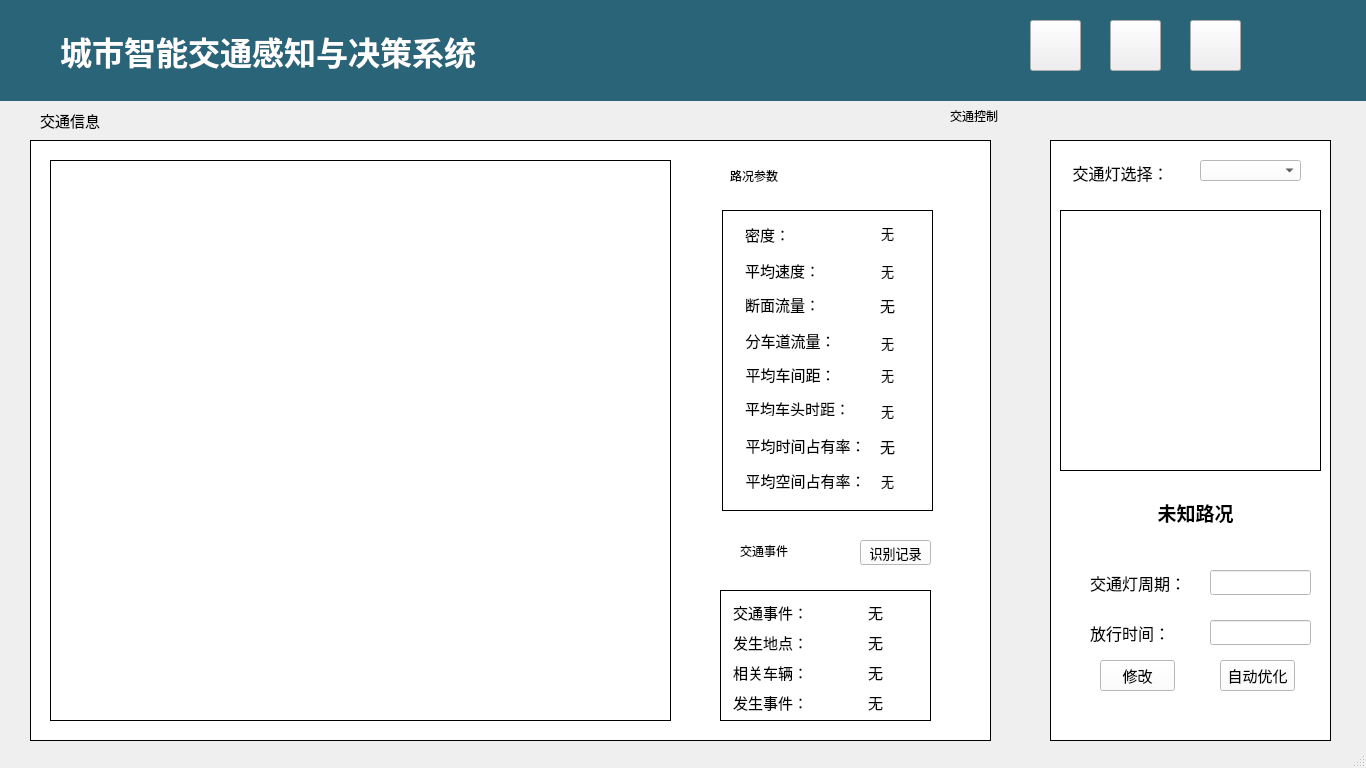
<?xml version="1.0" encoding="UTF-8"?>
<ui version="4.0">
 <class>CITClass</class>
 <widget class="QMainWindow" name="CITClass">
  <property name="geometry">
   <rect>
    <x>0</x>
    <y>0</y>
    <width>1366</width>
    <height>768</height>
   </rect>
  </property>
  <property name="windowTitle">
   <string>CIT</string>
  </property>
  <widget class="QWidget" name="centralWidget">
   <widget class="QTableView" name="tableView">
    <property name="geometry">
     <rect>
      <x>0</x>
      <y>0</y>
      <width>1441</width>
      <height>101</height>
     </rect>
    </property>
    <property name="styleSheet">
     <string notr="true">background-color: rgb(18, 150, 219);
background-color: rgb(41, 100, 120);</string>
    </property>
    <property name="frameShape">
     <enum>QFrame::NoFrame</enum>
    </property>
    <property name="frameShadow">
     <enum>QFrame::Plain</enum>
    </property>
    <property name="gridStyle">
     <enum>Qt::NoPen</enum>
    </property>
   </widget>
   <widget class="QLabel" name="label_11">
    <property name="geometry">
     <rect>
      <x>950</x>
      <y>100</y>
      <width>141</width>
      <height>31</height>
     </rect>
    </property>
    <property name="text">
     <string>交通控制</string>
    </property>
   </widget>
   <widget class="QLabel" name="theme_Label">
    <property name="geometry">
     <rect>
      <x>60</x>
      <y>10</y>
      <width>441</width>
      <height>81</height>
     </rect>
    </property>
    <property name="font">
     <font>
      <family>微软雅黑</family>
      <pointsize>24</pointsize>
      <weight>75</weight>
      <italic>false</italic>
      <bold>true</bold>
     </font>
    </property>
    <property name="styleSheet">
     <string notr="true">color: rgb(255, 255, 255);</string>
    </property>
    <property name="text">
     <string>城市智能交通感知与决策系统</string>
    </property>
    <property name="alignment">
     <set>Qt::AlignLeading|Qt::AlignLeft|Qt::AlignVCenter</set>
    </property>
   </widget>
   <widget class="QPushButton" name="pushButton_setting">
    <property name="geometry">
     <rect>
      <x>1030</x>
      <y>20</y>
      <width>51</width>
      <height>51</height>
     </rect>
    </property>
    <property name="styleSheet">
     <string notr="true">border-image: url(:/CIT/Resources/setting.png);</string>
    </property>
    <property name="text">
     <string/>
    </property>
   </widget>
   <widget class="QPushButton" name="pushButton_ghost">
    <property name="geometry">
     <rect>
      <x>1110</x>
      <y>20</y>
      <width>51</width>
      <height>51</height>
     </rect>
    </property>
    <property name="styleSheet">
     <string notr="true">border-image: url(:/CIT/Resources/people.png);</string>
    </property>
    <property name="text">
     <string/>
    </property>
   </widget>
   <widget class="QPushButton" name="pushButton_exit">
    <property name="geometry">
     <rect>
      <x>1190</x>
      <y>20</y>
      <width>51</width>
      <height>51</height>
     </rect>
    </property>
    <property name="styleSheet">
     <string notr="true">border-image: url(:/CIT/Resources/exit.png);</string>
    </property>
    <property name="text">
     <string/>
    </property>
   </widget>
   <widget class="QFrame" name="frame_2">
    <property name="geometry">
     <rect>
      <x>1050</x>
      <y>140</y>
      <width>281</width>
      <height>601</height>
     </rect>
    </property>
    <property name="styleSheet">
     <string notr="true">background-color: rgb(255, 255, 255);</string>
    </property>
    <property name="frameShape">
     <enum>QFrame::StyledPanel</enum>
    </property>
    <property name="frameShadow">
     <enum>QFrame::Raised</enum>
    </property>
    <widget class="QPushButton" name="pushButton_save">
     <property name="geometry">
      <rect>
       <x>50</x>
       <y>520</y>
       <width>75</width>
       <height>31</height>
      </rect>
     </property>
     <property name="font">
      <font>
       <family>黑体</family>
       <pointsize>11</pointsize>
      </font>
     </property>
     <property name="text">
      <string>修改</string>
     </property>
    </widget>
    <widget class="QPushButton" name="pushButton_auto">
     <property name="geometry">
      <rect>
       <x>170</x>
       <y>520</y>
       <width>75</width>
       <height>31</height>
      </rect>
     </property>
     <property name="font">
      <font>
       <family>黑体</family>
       <pointsize>11</pointsize>
      </font>
     </property>
     <property name="text">
      <string>自动优化</string>
     </property>
    </widget>
    <widget class="QLineEdit" name="lineEdit_period">
     <property name="geometry">
      <rect>
       <x>160</x>
       <y>430</y>
       <width>101</width>
       <height>25</height>
      </rect>
     </property>
     <property name="font">
      <font>
       <family>黑体</family>
       <pointsize>11</pointsize>
      </font>
     </property>
    </widget>
    <widget class="QLineEdit" name="lineEdit_time">
     <property name="geometry">
      <rect>
       <x>160</x>
       <y>480</y>
       <width>101</width>
       <height>25</height>
      </rect>
     </property>
     <property name="font">
      <font>
       <family>黑体</family>
       <pointsize>11</pointsize>
      </font>
     </property>
    </widget>
    <widget class="QLabel" name="label_5">
     <property name="geometry">
      <rect>
       <x>0</x>
       <y>0</y>
       <width>281</width>
       <height>601</height>
      </rect>
     </property>
     <property name="frameShape">
      <enum>QFrame::Box</enum>
     </property>
     <property name="text">
      <string/>
     </property>
    </widget>
    <widget class="QLabel" name="label_12">
     <property name="geometry">
      <rect>
       <x>40</x>
       <y>430</y>
       <width>91</width>
       <height>25</height>
      </rect>
     </property>
     <property name="font">
      <font>
       <family>黑体</family>
       <pointsize>12</pointsize>
      </font>
     </property>
     <property name="text">
      <string>交通灯周期：</string>
     </property>
    </widget>
    <widget class="QLabel" name="label_13">
     <property name="geometry">
      <rect>
       <x>40</x>
       <y>480</y>
       <width>81</width>
       <height>25</height>
      </rect>
     </property>
     <property name="font">
      <font>
       <family>黑体</family>
       <pointsize>12</pointsize>
      </font>
     </property>
     <property name="text">
      <string>放行时间：</string>
     </property>
    </widget>
    <widget class="QLabel" name="Label_3_35">
     <property name="geometry">
      <rect>
       <x>20</x>
       <y>20</y>
       <width>101</width>
       <height>25</height>
      </rect>
     </property>
     <property name="font">
      <font>
       <family>黑体</family>
       <pointsize>12</pointsize>
       <weight>50</weight>
       <italic>false</italic>
       <bold>false</bold>
      </font>
     </property>
     <property name="text">
      <string>交通灯选择：</string>
     </property>
     <property name="alignment">
      <set>Qt::AlignCenter</set>
     </property>
    </widget>
    <widget class="QComboBox" name="comboBox_light">
     <property name="geometry">
      <rect>
       <x>150</x>
       <y>20</y>
       <width>101</width>
       <height>21</height>
      </rect>
     </property>
     <property name="font">
      <font>
       <family>黑体</family>
       <pointsize>11</pointsize>
      </font>
     </property>
     <property name="editable">
      <bool>false</bool>
     </property>
     <property name="currentText">
      <string/>
     </property>
     <property name="currentIndex">
      <number>-1</number>
     </property>
    </widget>
    <widget class="QLabel" name="label_16">
     <property name="geometry">
      <rect>
       <x>10</x>
       <y>70</y>
       <width>261</width>
       <height>261</height>
      </rect>
     </property>
     <property name="autoFillBackground">
      <bool>false</bool>
     </property>
     <property name="styleSheet">
      <string notr="true">border-color: rgb(170, 255, 255);</string>
     </property>
     <property name="frameShape">
      <enum>QFrame::Box</enum>
     </property>
     <property name="text">
      <string/>
     </property>
    </widget>
    <widget class="QLabel" name="label_camera_2">
     <property name="geometry">
      <rect>
       <x>20</x>
       <y>80</y>
       <width>241</width>
       <height>241</height>
      </rect>
     </property>
     <property name="styleSheet">
      <string notr="true">image: url(:/CIT/Resources/test.png);</string>
     </property>
     <property name="text">
      <string/>
     </property>
    </widget>
    <widget class="QLabel" name="Label_3_34">
     <property name="geometry">
      <rect>
       <x>90</x>
       <y>360</y>
       <width>111</width>
       <height>25</height>
      </rect>
     </property>
     <property name="font">
      <font>
       <family>微软雅黑</family>
       <pointsize>14</pointsize>
       <weight>75</weight>
       <italic>false</italic>
       <bold>true</bold>
      </font>
     </property>
     <property name="text">
      <string>未知路况</string>
     </property>
     <property name="alignment">
      <set>Qt::AlignCenter</set>
     </property>
    </widget>
    <zorder>label_5</zorder>
    <zorder>label_12</zorder>
    <zorder>comboBox_light</zorder>
    <zorder>Label_3_35</zorder>
    <zorder>lineEdit_time</zorder>
    <zorder>pushButton_auto</zorder>
    <zorder>pushButton_save</zorder>
    <zorder>label_13</zorder>
    <zorder>lineEdit_period</zorder>
    <zorder>label_16</zorder>
    <zorder>label_camera_2</zorder>
    <zorder>Label_3_34</zorder>
   </widget>
   <widget class="QFrame" name="frame1_2">
    <property name="geometry">
     <rect>
      <x>30</x>
      <y>140</y>
      <width>961</width>
      <height>601</height>
     </rect>
    </property>
    <property name="styleSheet">
     <string notr="true">background-color: rgb(255, 255, 255);</string>
    </property>
    <property name="frameShape">
     <enum>QFrame::StyledPanel</enum>
    </property>
    <property name="frameShadow">
     <enum>QFrame::Raised</enum>
    </property>
    <widget class="QLabel" name="label_18">
     <property name="geometry">
      <rect>
       <x>0</x>
       <y>0</y>
       <width>961</width>
       <height>601</height>
      </rect>
     </property>
     <property name="autoFillBackground">
      <bool>false</bool>
     </property>
     <property name="styleSheet">
      <string notr="true">border-color: rgb(170, 255, 255);</string>
     </property>
     <property name="frameShape">
      <enum>QFrame::Box</enum>
     </property>
     <property name="text">
      <string/>
     </property>
    </widget>
    <widget class="QLabel" name="label_road">
     <property name="geometry">
      <rect>
       <x>40</x>
       <y>40</y>
       <width>581</width>
       <height>521</height>
      </rect>
     </property>
     <property name="styleSheet">
      <string notr="true">border-image: url(:/CIT/Resources/roadpic.png);</string>
     </property>
     <property name="text">
      <string/>
     </property>
    </widget>
    <widget class="QLabel" name="label_19">
     <property name="geometry">
      <rect>
       <x>20</x>
       <y>20</y>
       <width>621</width>
       <height>561</height>
      </rect>
     </property>
     <property name="autoFillBackground">
      <bool>false</bool>
     </property>
     <property name="styleSheet">
      <string notr="true">border-color: rgb(170, 255, 255);</string>
     </property>
     <property name="frameShape">
      <enum>QFrame::Box</enum>
     </property>
     <property name="text">
      <string/>
     </property>
    </widget>
    <widget class="QLabel" name="Label_3_15">
     <property name="geometry">
      <rect>
       <x>710</x>
       <y>330</y>
       <width>131</width>
       <height>21</height>
      </rect>
     </property>
     <property name="font">
      <font>
       <family>黑体</family>
       <pointsize>11</pointsize>
       <weight>50</weight>
       <italic>false</italic>
       <bold>false</bold>
      </font>
     </property>
     <property name="text">
      <string>平均空间占有率：</string>
     </property>
     <property name="alignment">
      <set>Qt::AlignCenter</set>
     </property>
    </widget>
    <widget class="QLabel" name="Label_3_11">
     <property name="geometry">
      <rect>
       <x>702</x>
       <y>84</y>
       <width>71</width>
       <height>21</height>
      </rect>
     </property>
     <property name="font">
      <font>
       <family>黑体</family>
       <pointsize>11</pointsize>
       <weight>50</weight>
       <italic>false</italic>
       <bold>false</bold>
      </font>
     </property>
     <property name="text">
      <string>密度：</string>
     </property>
     <property name="alignment">
      <set>Qt::AlignCenter</set>
     </property>
    </widget>
    <widget class="QLabel" name="Label_3_3">
     <property name="geometry">
      <rect>
       <x>710</x>
       <y>190</y>
       <width>101</width>
       <height>21</height>
      </rect>
     </property>
     <property name="font">
      <font>
       <family>黑体</family>
       <pointsize>11</pointsize>
       <weight>50</weight>
       <italic>false</italic>
       <bold>false</bold>
      </font>
     </property>
     <property name="text">
      <string>分车道流量：</string>
     </property>
     <property name="alignment">
      <set>Qt::AlignCenter</set>
     </property>
    </widget>
    <widget class="QLabel" name="Label_3_5">
     <property name="geometry">
      <rect>
       <x>710</x>
       <y>290</y>
       <width>131</width>
       <height>31</height>
      </rect>
     </property>
     <property name="font">
      <font>
       <family>黑体</family>
       <pointsize>11</pointsize>
       <weight>50</weight>
       <italic>false</italic>
       <bold>false</bold>
      </font>
     </property>
     <property name="text">
      <string>平均时间占有率：</string>
     </property>
     <property name="alignment">
      <set>Qt::AlignCenter</set>
     </property>
    </widget>
    <widget class="QLabel" name="Label_3_13">
     <property name="geometry">
      <rect>
       <x>712</x>
       <y>120</y>
       <width>81</width>
       <height>21</height>
      </rect>
     </property>
     <property name="font">
      <font>
       <family>黑体</family>
       <pointsize>11</pointsize>
       <weight>50</weight>
       <italic>false</italic>
       <bold>false</bold>
      </font>
     </property>
     <property name="text">
      <string>平均速度：</string>
     </property>
     <property name="alignment">
      <set>Qt::AlignCenter</set>
     </property>
    </widget>
    <widget class="QLabel" name="Label_3_9">
     <property name="geometry">
      <rect>
       <x>710</x>
       <y>219</y>
       <width>101</width>
       <height>31</height>
      </rect>
     </property>
     <property name="font">
      <font>
       <family>黑体</family>
       <pointsize>11</pointsize>
       <weight>50</weight>
       <italic>false</italic>
       <bold>false</bold>
      </font>
     </property>
     <property name="text">
      <string>平均车间距：</string>
     </property>
     <property name="alignment">
      <set>Qt::AlignCenter</set>
     </property>
    </widget>
    <widget class="QLabel" name="Label_3_7">
     <property name="geometry">
      <rect>
       <x>712</x>
       <y>260</y>
       <width>111</width>
       <height>16</height>
      </rect>
     </property>
     <property name="font">
      <font>
       <family>黑体</family>
       <pointsize>11</pointsize>
       <weight>50</weight>
       <italic>false</italic>
       <bold>false</bold>
      </font>
     </property>
     <property name="text">
      <string>平均车头时距：</string>
     </property>
     <property name="alignment">
      <set>Qt::AlignCenter</set>
     </property>
    </widget>
    <widget class="QLabel" name="Label_3_1">
     <property name="geometry">
      <rect>
       <x>712</x>
       <y>154</y>
       <width>81</width>
       <height>21</height>
      </rect>
     </property>
     <property name="font">
      <font>
       <family>黑体</family>
       <pointsize>11</pointsize>
       <weight>50</weight>
       <italic>false</italic>
       <bold>false</bold>
      </font>
     </property>
     <property name="text">
      <string>断面流量：</string>
     </property>
     <property name="alignment">
      <set>Qt::AlignCenter</set>
     </property>
    </widget>
    <widget class="QLabel" name="Label_W1_8">
     <property name="geometry">
      <rect>
       <x>822</x>
       <y>330</y>
       <width>71</width>
       <height>21</height>
      </rect>
     </property>
     <property name="font">
      <font>
       <family>黑体</family>
       <pointsize>10</pointsize>
       <weight>50</weight>
       <italic>false</italic>
       <bold>false</bold>
      </font>
     </property>
     <property name="text">
      <string>无</string>
     </property>
     <property name="alignment">
      <set>Qt::AlignCenter</set>
     </property>
    </widget>
    <widget class="QLabel" name="Label_W1_2">
     <property name="geometry">
      <rect>
       <x>822</x>
       <y>115</y>
       <width>71</width>
       <height>31</height>
      </rect>
     </property>
     <property name="font">
      <font>
       <family>黑体</family>
       <pointsize>10</pointsize>
       <weight>50</weight>
       <italic>false</italic>
       <bold>false</bold>
      </font>
     </property>
     <property name="text">
      <string>无</string>
     </property>
     <property name="alignment">
      <set>Qt::AlignCenter</set>
     </property>
    </widget>
    <widget class="QLabel" name="Label_W1_6">
     <property name="geometry">
      <rect>
       <x>822</x>
       <y>260</y>
       <width>71</width>
       <height>21</height>
      </rect>
     </property>
     <property name="font">
      <font>
       <family>黑体</family>
       <pointsize>10</pointsize>
       <weight>50</weight>
       <italic>false</italic>
       <bold>false</bold>
      </font>
     </property>
     <property name="text">
      <string>无</string>
     </property>
     <property name="alignment">
      <set>Qt::AlignCenter</set>
     </property>
    </widget>
    <widget class="QLabel" name="Label_W1_7">
     <property name="geometry">
      <rect>
       <x>832</x>
       <y>296</y>
       <width>51</width>
       <height>20</height>
      </rect>
     </property>
     <property name="font">
      <font>
       <family>黑体</family>
       <pointsize>11</pointsize>
       <weight>50</weight>
       <italic>false</italic>
       <bold>false</bold>
      </font>
     </property>
     <property name="text">
      <string>无</string>
     </property>
     <property name="alignment">
      <set>Qt::AlignCenter</set>
     </property>
    </widget>
    <widget class="QLabel" name="Label_W1_1">
     <property name="geometry">
      <rect>
       <x>822</x>
       <y>80</y>
       <width>71</width>
       <height>25</height>
      </rect>
     </property>
     <property name="font">
      <font>
       <family>黑体</family>
       <pointsize>10</pointsize>
       <weight>50</weight>
       <italic>false</italic>
       <bold>false</bold>
      </font>
     </property>
     <property name="text">
      <string>无</string>
     </property>
     <property name="alignment">
      <set>Qt::AlignCenter</set>
     </property>
    </widget>
    <widget class="QLabel" name="Label_W1_5">
     <property name="geometry">
      <rect>
       <x>832</x>
       <y>224</y>
       <width>51</width>
       <height>21</height>
      </rect>
     </property>
     <property name="font">
      <font>
       <family>黑体</family>
       <pointsize>10</pointsize>
       <weight>50</weight>
       <italic>false</italic>
       <bold>false</bold>
      </font>
     </property>
     <property name="text">
      <string>无</string>
     </property>
     <property name="alignment">
      <set>Qt::AlignCenter</set>
     </property>
    </widget>
    <widget class="QLabel" name="Label_W1_4">
     <property name="geometry">
      <rect>
       <x>822</x>
       <y>190</y>
       <width>71</width>
       <height>25</height>
      </rect>
     </property>
     <property name="font">
      <font>
       <family>黑体</family>
       <pointsize>10</pointsize>
       <weight>50</weight>
       <italic>false</italic>
       <bold>false</bold>
      </font>
     </property>
     <property name="text">
      <string>无</string>
     </property>
     <property name="alignment">
      <set>Qt::AlignCenter</set>
     </property>
    </widget>
    <widget class="QLabel" name="Label_W1_3">
     <property name="geometry">
      <rect>
       <x>832</x>
       <y>155</y>
       <width>51</width>
       <height>21</height>
      </rect>
     </property>
     <property name="font">
      <font>
       <family>黑体</family>
       <pointsize>11</pointsize>
       <weight>50</weight>
       <italic>false</italic>
       <bold>false</bold>
      </font>
     </property>
     <property name="text">
      <string>无</string>
     </property>
     <property name="alignment">
      <set>Qt::AlignCenter</set>
     </property>
    </widget>
    <widget class="QLabel" name="Label_W2_4">
     <property name="geometry">
      <rect>
       <x>810</x>
       <y>550</y>
       <width>71</width>
       <height>25</height>
      </rect>
     </property>
     <property name="font">
      <font>
       <family>黑体</family>
       <pointsize>11</pointsize>
       <weight>50</weight>
       <italic>false</italic>
       <bold>false</bold>
      </font>
     </property>
     <property name="text">
      <string>无</string>
     </property>
     <property name="alignment">
      <set>Qt::AlignCenter</set>
     </property>
    </widget>
    <widget class="QLabel" name="Label_1_13">
     <property name="geometry">
      <rect>
       <x>700</x>
       <y>460</y>
       <width>81</width>
       <height>25</height>
      </rect>
     </property>
     <property name="font">
      <font>
       <family>黑体</family>
       <pointsize>11</pointsize>
       <weight>50</weight>
       <italic>false</italic>
       <bold>false</bold>
      </font>
     </property>
     <property name="text">
      <string>交通事件：</string>
     </property>
     <property name="alignment">
      <set>Qt::AlignCenter</set>
     </property>
    </widget>
    <widget class="QLabel" name="Label_1_19">
     <property name="geometry">
      <rect>
       <x>700</x>
       <y>520</y>
       <width>81</width>
       <height>25</height>
      </rect>
     </property>
     <property name="font">
      <font>
       <family>黑体</family>
       <pointsize>11</pointsize>
       <weight>50</weight>
       <italic>false</italic>
       <bold>false</bold>
      </font>
     </property>
     <property name="text">
      <string>相关车辆：</string>
     </property>
     <property name="alignment">
      <set>Qt::AlignCenter</set>
     </property>
    </widget>
    <widget class="QLabel" name="Label_W2_1">
     <property name="geometry">
      <rect>
       <x>810</x>
       <y>460</y>
       <width>71</width>
       <height>25</height>
      </rect>
     </property>
     <property name="font">
      <font>
       <family>黑体</family>
       <pointsize>11</pointsize>
       <weight>50</weight>
       <italic>false</italic>
       <bold>false</bold>
      </font>
     </property>
     <property name="text">
      <string>无</string>
     </property>
     <property name="alignment">
      <set>Qt::AlignCenter</set>
     </property>
    </widget>
    <widget class="QLabel" name="Label_W2_2">
     <property name="geometry">
      <rect>
       <x>810</x>
       <y>490</y>
       <width>71</width>
       <height>25</height>
      </rect>
     </property>
     <property name="font">
      <font>
       <family>黑体</family>
       <pointsize>11</pointsize>
       <weight>50</weight>
       <italic>false</italic>
       <bold>false</bold>
      </font>
     </property>
     <property name="text">
      <string>无</string>
     </property>
     <property name="alignment">
      <set>Qt::AlignCenter</set>
     </property>
    </widget>
    <widget class="QLabel" name="Label_1_15">
     <property name="geometry">
      <rect>
       <x>700</x>
       <y>490</y>
       <width>81</width>
       <height>25</height>
      </rect>
     </property>
     <property name="font">
      <font>
       <family>黑体</family>
       <pointsize>11</pointsize>
       <weight>50</weight>
       <italic>false</italic>
       <bold>false</bold>
      </font>
     </property>
     <property name="text">
      <string>发生地点：</string>
     </property>
     <property name="alignment">
      <set>Qt::AlignCenter</set>
     </property>
    </widget>
    <widget class="QLabel" name="Label_W2_3">
     <property name="geometry">
      <rect>
       <x>810</x>
       <y>520</y>
       <width>71</width>
       <height>25</height>
      </rect>
     </property>
     <property name="font">
      <font>
       <family>黑体</family>
       <pointsize>11</pointsize>
       <weight>50</weight>
       <italic>false</italic>
       <bold>false</bold>
      </font>
     </property>
     <property name="text">
      <string>无</string>
     </property>
     <property name="alignment">
      <set>Qt::AlignCenter</set>
     </property>
    </widget>
    <widget class="QLabel" name="Label_1_21">
     <property name="geometry">
      <rect>
       <x>700</x>
       <y>550</y>
       <width>81</width>
       <height>25</height>
      </rect>
     </property>
     <property name="font">
      <font>
       <family>黑体</family>
       <pointsize>11</pointsize>
       <weight>50</weight>
       <italic>false</italic>
       <bold>false</bold>
      </font>
     </property>
     <property name="text">
      <string>发生事件：</string>
     </property>
     <property name="alignment">
      <set>Qt::AlignCenter</set>
     </property>
    </widget>
    <widget class="QLabel" name="label_14">
     <property name="geometry">
      <rect>
       <x>700</x>
       <y>20</y>
       <width>141</width>
       <height>31</height>
      </rect>
     </property>
     <property name="text">
      <string>路况参数</string>
     </property>
    </widget>
    <widget class="QLabel" name="label_15">
     <property name="geometry">
      <rect>
       <x>710</x>
       <y>390</y>
       <width>141</width>
       <height>41</height>
      </rect>
     </property>
     <property name="text">
      <string>交通事件</string>
     </property>
    </widget>
    <widget class="QLabel" name="label_17">
     <property name="geometry">
      <rect>
       <x>692</x>
       <y>70</y>
       <width>211</width>
       <height>301</height>
      </rect>
     </property>
     <property name="autoFillBackground">
      <bool>false</bool>
     </property>
     <property name="styleSheet">
      <string notr="true">border-color: rgb(170, 255, 255);</string>
     </property>
     <property name="frameShape">
      <enum>QFrame::Box</enum>
     </property>
     <property name="text">
      <string/>
     </property>
    </widget>
    <widget class="QLabel" name="label_21">
     <property name="geometry">
      <rect>
       <x>690</x>
       <y>450</y>
       <width>211</width>
       <height>131</height>
      </rect>
     </property>
     <property name="autoFillBackground">
      <bool>false</bool>
     </property>
     <property name="styleSheet">
      <string notr="true">border-color: rgb(170, 255, 255);</string>
     </property>
     <property name="frameShape">
      <enum>QFrame::Box</enum>
     </property>
     <property name="text">
      <string/>
     </property>
    </widget>
    <widget class="QPushButton" name="pushButton_record">
     <property name="geometry">
      <rect>
       <x>830</x>
       <y>400</y>
       <width>71</width>
       <height>25</height>
      </rect>
     </property>
     <property name="font">
      <font>
       <family>黑体</family>
       <pointsize>10</pointsize>
      </font>
     </property>
     <property name="text">
      <string>识别记录</string>
     </property>
    </widget>
    <zorder>label_18</zorder>
    <zorder>label_19</zorder>
    <zorder>label_road</zorder>
    <zorder>label_14</zorder>
    <zorder>label_15</zorder>
    <zorder>label_17</zorder>
    <zorder>label_21</zorder>
    <zorder>Label_3_13</zorder>
    <zorder>Label_3_11</zorder>
    <zorder>Label_W1_7</zorder>
    <zorder>Label_3_1</zorder>
    <zorder>Label_3_7</zorder>
    <zorder>Label_3_3</zorder>
    <zorder>Label_W1_8</zorder>
    <zorder>Label_W1_4</zorder>
    <zorder>Label_W1_2</zorder>
    <zorder>Label_W1_5</zorder>
    <zorder>Label_3_5</zorder>
    <zorder>Label_3_15</zorder>
    <zorder>Label_W1_3</zorder>
    <zorder>Label_3_9</zorder>
    <zorder>Label_W1_6</zorder>
    <zorder>Label_W1_1</zorder>
    <zorder>Label_1_13</zorder>
    <zorder>Label_W2_2</zorder>
    <zorder>Label_1_21</zorder>
    <zorder>Label_W2_1</zorder>
    <zorder>Label_W2_3</zorder>
    <zorder>Label_1_15</zorder>
    <zorder>Label_1_19</zorder>
    <zorder>Label_W2_4</zorder>
    <zorder>pushButton_record</zorder>
   </widget>
   <widget class="QLabel" name="label_20">
    <property name="geometry">
     <rect>
      <x>40</x>
      <y>110</y>
      <width>131</width>
      <height>21</height>
     </rect>
    </property>
    <property name="font">
     <font>
      <family>黑体</family>
      <pointsize>11</pointsize>
     </font>
    </property>
    <property name="text">
     <string>交通信息</string>
    </property>
   </widget>
   <zorder>frame1_2</zorder>
   <zorder>frame_2</zorder>
   <zorder>tableView</zorder>
   <zorder>label_11</zorder>
   <zorder>theme_Label</zorder>
   <zorder>pushButton_setting</zorder>
   <zorder>pushButton_ghost</zorder>
   <zorder>pushButton_exit</zorder>
   <zorder>label_20</zorder>
  </widget>
  <widget class="QStatusBar" name="statusBar"/>
 </widget>
 <layoutdefault spacing="6" margin="11"/>
 <resources>
  <include location="cit.qrc"/>
 </resources>
 <connections/>
</ui>
